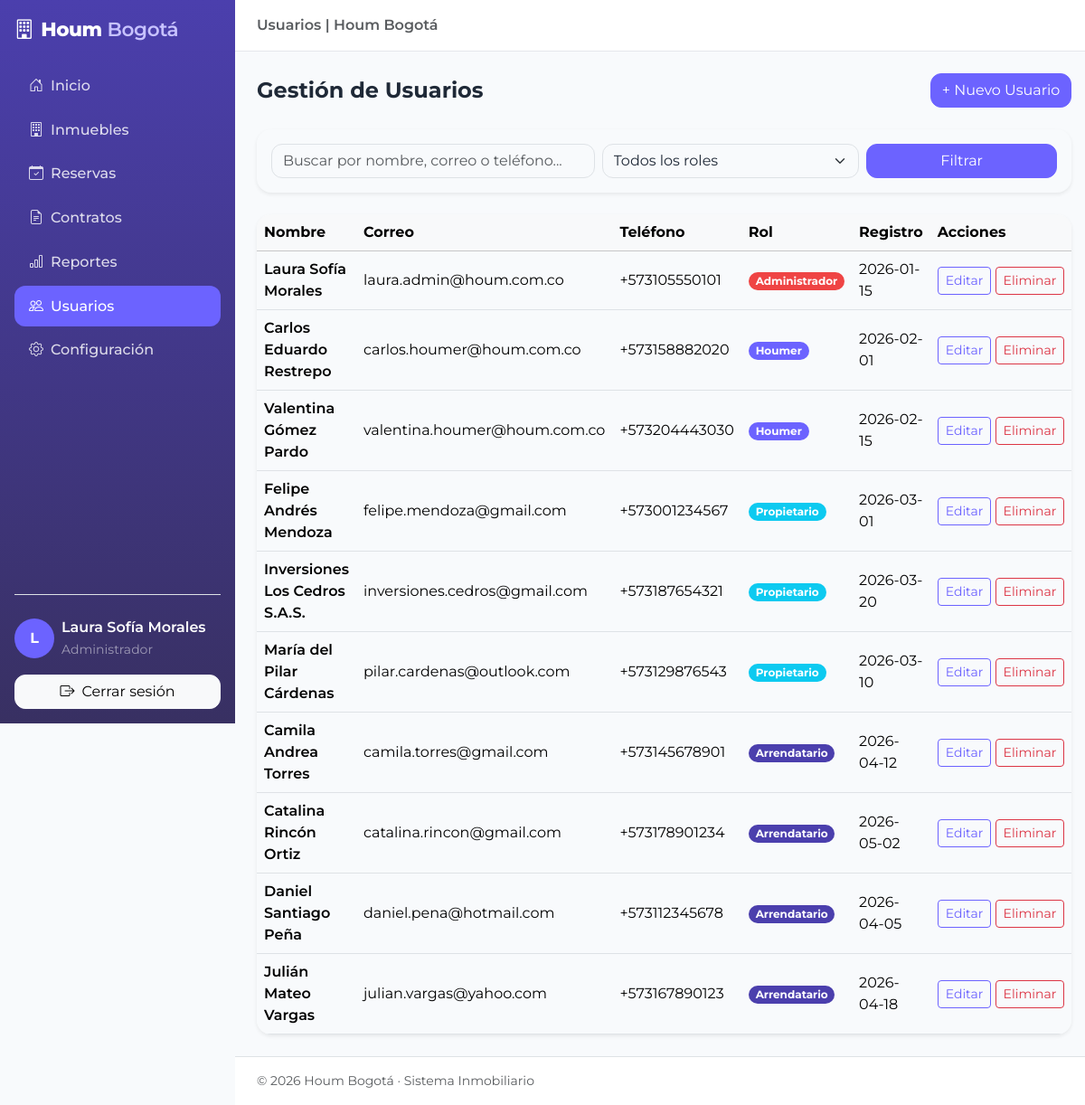
The page /index.php?controller=usuario&action=listar (signed in) on the database its author committed.
### tables this page shows
CREATE TABLE `usuarios` (
    `id` INT UNSIGNED AUTO_INCREMENT PRIMARY KEY,
    `nombre` VARCHAR(120) NOT NULL COMMENT 'Nombre completo o razón social del usuario',
    `email` VARCHAR(150) NOT NULL UNIQUE COMMENT 'Correo electrónico corporativo o personal (login único)',
    `password` VARCHAR(255) NOT NULL COMMENT 'Contraseña hasheada (compatible con PHP password_hash - BCRYPT/Argon2)',
    `telefono` VARCHAR(20) NOT NULL COMMENT 'Número telefónico de contacto o WhatsApp para coordinación',
    `rol` ENUM('administrador', 'houmer', 'propietario', 'arrendatario') NOT NULL DEFAULT 'arrendatario',
    `created_at` TIMESTAMP DEFAULT CURRENT_TIMESTAMP COMMENT 'Fecha de registro en la plataforma',
    `updated_at` TIMESTAMP DEFAULT CURRENT_TIMESTAMP ON UPDATE CURRENT_TIMESTAMP COMMENT 'Última modificación del registro',
    
    INDEX `idx_usuarios_rol` (`rol`),
    INDEX `idx_usuarios_email` (`email`)
);

### controllers/UsuarioController.php (called while the page is built, shortened)
<?php
require_once __DIR__ . '/../models/UsuarioModel.php';
class UsuarioController
{
    private UsuarioModel $usuarioModel;
    public function __construct(?UsuarioModel $usuarioModel = null)
    {
        $this->usuarioModel = $usuarioModel ?: new UsuarioModel();
    }
    public function listar(): void
    {
        $filtros = [
            'rol' => trim($_GET['rol'] ?? ''),
            'busqueda' => trim($_GET['busqueda'] ?? ''),
        ];
        $usuarios = $this->usuarioModel->listar($filtros);
        $this->vista('usuarios/listado.php', [
            'usuarios' => $usuarios,
            'filtros' => $filtros,
            'usuario' => $_SESSION['usuario'],
            'esAdmin' => AuthController::rolActual() === 'administrador',
        ]);
    }
    private function vista(string $archivo, array $datos = []): void
    {
        extract($datos, EXTR_SKIP);
        $rutaVista = __DIR__ . '/../views/' . $archivo;
        require $rutaVista;
    }
}

### models/UsuarioModel.php (called while the page is built, shortened)
<?php
class UsuarioModel
{
    private PDO $pdo;
    public function __construct(?PDO $pdo = null)
    {
        $this->pdo = $pdo ?: getPDO();
    }
    public function listar(array $filtros = []): array
    {
        $where = [];
        $params = [];
        $busqueda = trim($filtros['busqueda'] ?? '');
        $sql = 'SELECT id, nombre, email, telefono, rol, created_at, updated_at FROM usuarios';
        $sql .= $where ? ' WHERE ' . implode(' AND ', $where) : '';
        $sql .= ' ORDER BY rol, nombre';
        $stmt = $this->pdo->prepare($sql);
        $stmt->execute($params);
        return $stmt->fetchAll();
    }
}

### views/usuarios/listado.php (the view, shortened to what this page needs)
<?php
$titulo = 'Usuarios | Houm Bogotá';
$rutaActiva = 'usuarios';
$usuarios = $usuarios ?? [];
$filtros = $filtros ?? [];
$esAdmin = $esAdmin ?? false;
$badges = ['administrador' => 'danger', 'houmer' => 'primary', 'propietario' => 'info', 'arrendatario' => 'secondary'];
require_once __DIR__ . '/../layout/header.php';
?>
<div class="d-flex justify-content-between align-items-center mb-4">
    <h1 class="h4 fw-bold mb-0">Gestión de Usuarios</h1>
    <?php if ($esAdmin): ?>
        <a class="btn btn-primary" href="index.php?controller=usuario&action=registrar">+ Nuevo Usuario</a>
    <?php endif; ?>
</div>
<form method="get" action="index.php" class="card border-0 shadow-sm rounded-4 p-3 mb-4">
    <div class="row g-2">
        <div class="col-md-5">
            <input class="form-control" name="busqueda" placeholder="Buscar por nombre, correo o teléfono..." value="<?= htmlspecialchars($filtros['busqueda'] ?? '', ENT_QUOTES, 'UTF-8') ?>">
        </div>
        <div class="col-md-4">
            <select class="form-select" name="rol">
                <option value="">Todos los roles</option>
            </select>
        </div>
        <div class="col-md-3"><button class="btn btn-primary w-100" type="submit">Filtrar</button></div>
    </div>
</form>
<div class="card border-0 shadow-sm rounded-4 overflow-hidden">
    <div class="table-responsive">
        <table class="table table-hover align-middle mb-0">
            <thead class="table-light"><tr><th>Nombre</th><th>Correo</th><th>Teléfono</th><th>Rol</th><th>Registro</th><?php if ($esAdmin): ?><th>Acciones</th><?php endif; ?></tr></thead>
            <tbody>
            <?php foreach ($usuarios as $u): ?>
                <tr>
                    <td class="fw-semibold"><?= htmlspecialchars($u['nombre'], ENT_QUOTES, 'UTF-8') ?></td>
                    <td><?= htmlspecialchars($u['email'], ENT_QUOTES, 'UTF-8') ?></td>
                    <td><?= htmlspecialchars($u['telefono'], ENT_QUOTES, 'UTF-8') ?></td>
                    <td><span class="badge bg-<?= $badges[$u['rol']] ?? 'secondary' ?> text-capitalize"><?= htmlspecialchars($u['rol'], ENT_QUOTES, 'UTF-8') ?></span></td>
                    <td><?= htmlspecialchars(substr($u['created_at'], 0, 10), ENT_QUOTES, 'UTF-8') ?></td>
                    <?php if ($esAdmin): ?>
                        <td class="text-nowrap">
                            <a class="btn btn-sm btn-outline-primary" href="index.php?controller=usuario&action=editar&id=<?= (int) $u['id'] ?>">Editar</a>
                            <form class="d-inline" method="post" action="index.php?controller=usuario&action=eliminar" onsubmit="return confirm('¿Eliminar este usuario?');">
                                <button class="btn btn-sm btn-outline-danger" type="submit">Eliminar</button>
                            </form>
                        </td>
                    <?php endif; ?>
                </tr>
            <?php endforeach; ?>
            </tbody>
        </table>
    </div>
</div>
<?php require_once __DIR__ . '/../layout/footer.php'; ?>

### views/layout/header.php (shortened to what this page needs)
<?php
$titulo = $titulo ?? 'Dashboard | Houm Bogotá';
$usuario = $usuario ?? ($_SESSION['usuario'] ?? ['nombre' => 'Dayanna', 'rol' => '']);
$nombreUsuario = trim($usuario['nombre'] ?? 'Dayanna') ?: 'Dayanna';
$inicialUsuario = strtoupper(mb_substr($nombreUsuario, 0, 1));
$rutaActiva = $rutaActiva ?? ((($_GET['controller'] ?? '') === 'inmueble' && ($_GET['action'] ?? '') === 'dashboard') ? 'dashboard' : ((($_GET['controller'] ?? '') === 'inmueble') ? 'inmuebles' : 'dashboard'));
$claveActiva = $rutaActiva === 'dashboard' ? 'inicio' : (($rutaActiva === 'inmuebles' && ($_GET['estado'] ?? '') === 'RESERVADO') ? 'reservas' : $rutaActiva);
$enlaces = [
    ['inicio', 'Inicio', 'bi-house-door', 'index.php?controller=inmueble&action=dashboard'],
    ['inmuebles', 'Inmuebles', 'bi-building', 'index.php?controller=inmueble&action=listar'],
    ['reservas', 'Reservas', 'bi-calendar-check', 'index.php?controller=inmueble&action=listar&estado=RESERVADO'],
    ['contratos', 'Contratos', 'bi-file-earmark-text', 'index.php?controller=contrato&action=listar'],
    ['reportes', 'Reportes', 'bi-bar-chart', 'index.php?controller=reporte&action=index'],
    ['usuarios', 'Usuarios', 'bi-people', 'index.php?controller=usuario&action=listar'],
    ['configuracion', 'Configuración', 'bi-gear', 'index.php?controller=configuracion&action=index'],
];
?>
<!DOCTYPE html>
<html lang="es">
<head>
    <link href="https://cdn.jsdelivr.net/npm/bootstrap@5.3.3/dist/css/bootstrap.min.css" rel="stylesheet">
    <link href="https://cdn.jsdelivr.net/npm/bootstrap-icons@1.11.3/font/bootstrap-icons.min.css" rel="stylesheet">
    <link href="public/css/custom.css" rel="stylesheet">
</head>
<body>
<div class="d-flex">
    <aside id="sidebar" class="sidebar offcanvas-lg offcanvas-start p-3 vh-100 position-sticky top-0 d-flex flex-column" aria-label="Menú principal">
        <div class="d-flex align-items-center justify-content-between mb-4">
            <a class="logo" href="index.php?controller=inmueble&action=dashboard"><i class="bi bi-building me-2"></i>Houm <span>Bogotá</span></a>
        </div>
        <nav class="nav flex-column gap-1 flex-grow-0">
            <?php foreach ($enlaces as [$clave, $etiqueta, $icono, $url]): ?>
                <a class="nav-link <?= $claveActiva === $clave ? 'active' : '' ?>" href="<?= $url ?>"><i class="bi <?= $icono ?> me-2"></i><?= $etiqueta ?></a>
            <?php endforeach; ?>
        </nav>
        <div class="mt-auto pt-4 border-top border-white-50">
            <div class="d-flex align-items-center gap-2 mb-3">
                <span class="user-avatar"><?= htmlspecialchars($inicialUsuario, ENT_QUOTES, 'UTF-8') ?></span>
                <div class="flex-grow-1 overflow-hidden">
                    <div class="fw-semibold text-truncate"><?= htmlspecialchars($nombreUsuario, ENT_QUOTES, 'UTF-8') ?></div>
                    <?php if (!empty($usuario['rol'])): ?>
                        <small class="text-white-50 text-capitalize"><?= htmlspecialchars($usuario['rol'], ENT_QUOTES, 'UTF-8') ?></small>
                    <?php endif; ?>
                </div>
            </div>
            <a class="btn btn-light w-100" href="index.php?controller=auth&action=logout"><i class="bi bi-box-arrow-right me-2"></i>Cerrar sesión</a>
        </div>
    </aside>
    <div class="flex-grow-1 d-flex flex-column min-vw-0">
        <header class="topbar d-flex align-items-center gap-3 px-3 px-lg-4 py-3 sticky-top">
            <span class="d-none d-lg-inline fw-semibold text-muted"><?= htmlspecialchars($titulo, ENT_QUOTES, 'UTF-8') ?></span>
        </header>
        <main class="p-3 p-lg-4 flex-grow-1">

### public/css/custom.css (style rules this page uses)
:root { --houm-primary: #6C63FF; --houm-secondary: #4B3FAD; --houm-bg: #F8FAFC; --houm-text: #1F2937; --houm-error: #EF4444; --houm-success: #10B981; --bs-primary: #6C63FF; --bs-primary-rgb: 108, 99, 255; --bs-secondary: #4B3FAD; --bs-secondary-rgb: 75, 63, 173; --bs-body-bg: #F8FAFC; --bs-body-color: #1F2937; --bs-danger: #EF4444; --bs-danger-rgb: 239, 68, 68; --bs-success: #10B981; --bs-success-rgb: 16, 185, 129; --bs-font-sans-serif: 'Montserrat', system-ui, -apple-system, 'Segoe UI', Roboto, sans-serif; --bs-border-radius: .75rem; }
body { font-family: 'Montserrat', system-ui, -apple-system, 'Segoe UI', Roboto, sans-serif; background-color: #F8FAFC; color: #1F2937; }
.btn-primary { --bs-btn-bg: #6C63FF; --bs-btn-border-color: #6C63FF; --bs-btn-hover-bg: #4B3FAD; --bs-btn-hover-border-color: #4B3FAD; --bs-btn-active-bg: #4B3FAD; --bs-btn-active-border-color: #4B3FAD; --bs-btn-disabled-bg: #6C63FF; --bs-btn-disabled-border-color: #6C63FF; }
.btn-outline-primary { --bs-btn-color: #6C63FF; --bs-btn-border-color: #6C63FF; --bs-btn-hover-bg: #6C63FF; --bs-btn-hover-border-color: #6C63FF; --bs-btn-active-bg: #4B3FAD; --bs-btn-active-border-color: #4B3FAD; }
.bg-primary { background-color: #6C63FF !important; }
.card { border-radius: 1rem; }
.sidebar { width: 260px; min-width: 260px; background: linear-gradient(180deg, #4B3FAD 0%, #383062 100%); color: #fff; }
.sidebar .logo { color: #fff; text-decoration: none; font-weight: 800; font-size: 1.35rem; letter-spacing: -.02em; }
.sidebar .logo span { color: #C7C2FF; font-weight: 600; }
.sidebar .nav-link { color: rgba(255, 255, 255, .82); border-radius: .75rem; padding: .65rem 1rem; font-weight: 500; }
.sidebar .nav-link.active { color: #fff; background: #6C63FF; }
.sidebar .user-avatar { width: 2.75rem; height: 2.75rem; display: grid; place-items: center; border-radius: 50%; background: #6C63FF; font-weight: 700; }
.topbar { background: #fff; border-bottom: 1px solid #e5e7eb; }

### rows shown on the page
usuarios: nombre "L", nombre "Laura Sofía Morales", rol "Administrador", email "laura.admin@houm.com.co", telefono "+573105550101", created_at "2026-01-15"
usuarios: nombre "Carlos Eduardo Restrepo", email "carlos.houmer@houm.com.co", telefono "+573158882020", rol "Houmer", created_at "2026-02-01"
usuarios: nombre "Valentina Gómez Pardo", email "valentina.houmer@houm.com.co", telefono "+573204443030", rol "Houmer", created_at "2026-02-15"
usuarios: nombre "Felipe Andrés Mendoza", email "felipe.mendoza@gmail.com", telefono "+573001234567", rol "Propietario", created_at "2026-03-01"
usuarios: nombre "Inversiones Los Cedros S.A.S.", email "inversiones.cedros@gmail.com", telefono "+573187654321", rol "Propietario", created_at "2026-03-20"
usuarios: nombre "María del Pilar Cárdenas", email "pilar.cardenas@outlook.com", telefono "+573129876543", rol "Propietario", created_at "2026-03-10"
usuarios: nombre "Camila Andrea Torres", email "camila.torres@gmail.com", telefono "+573145678901", rol "Arrendatario", created_at "2026-04-12"
usuarios: nombre "Catalina Rincón Ortiz", email "catalina.rincon@gmail.com", telefono "+573178901234", rol "Arrendatario", created_at "2026-05-02"
usuarios: nombre "Daniel Santiago Peña", email "daniel.pena@hotmail.com", telefono "+573112345678", rol "Arrendatario", created_at "2026-04-05"
usuarios: nombre "Julián Mateo Vargas", email "julian.vargas@yahoo.com", telefono "+573167890123", rol "Arrendatario", created_at "2026-04-18"

### other values the page prints
$etiqueta "Inicio"
$etiqueta "Inmuebles"
$etiqueta "Reservas"
$etiqueta "Contratos"
$etiqueta "Reportes"
$etiqueta "Usuarios"
$etiqueta "Configuración"
$titulo "Usuarios | Houm Bogotá"
